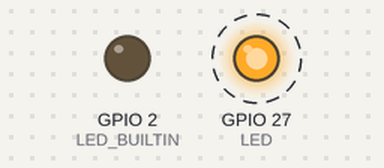
A sketch run on a simulated ESP32. On the bench: output pins drawn as LEDs (lit = HIGH). Dashed ring = blinking. What the sketch prints to the serial monitor is not drawn.

Above: at 0.05 s.
Timing chart, 0 to 3.0 s (numbered marks = the images above):
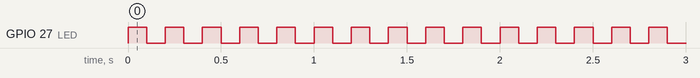

The sketch:

exercice3part2.ino
```cpp
hw_timer_t * timer;

#define LED 27
uint32_t nb_interruption = 0;

void IRAM_ATTR onTimer()
{
  digitalWrite(LED_BUILTIN, HIGH);   // turn the LED on (HIGH is the voltage level)
  nb_interruption = nb_interruption + 1;
  Serial.print("Nombre d'interruption : ");
  Serial.println(nb_interruption);                      // wait for a second
  digitalWrite(LED_BUILTIN, LOW);    // turn the LED off by making the voltage LOW

}

void setup()
{
 Serial.begin(115200);
 pinMode(LED_BUILTIN,OUTPUT);
 pinMode(LED, OUTPUT);
 xTaskCreate(task1,"task1",1000,NULL,2,NULL);

 timer = timerBegin(0, 80, true);
 timerAttachInterrupt(timer, &onTimer, true);
 timerAlarmWrite(timer, 100000, true);
 timerAlarmEnable(timer);
 Serial.println("init OK");
}

void loop()
{
  delay(100);
}

void task1( void * parameter )
{
 for(;;)
 {
   digitalWrite(LED,!digitalRead(LED));
   vTaskDelay(100);
 }
}
```

Measured:
- by itself, GPIO 27 (LED): alternates HIGH for 0.10 s and LOW for 0.10 s
